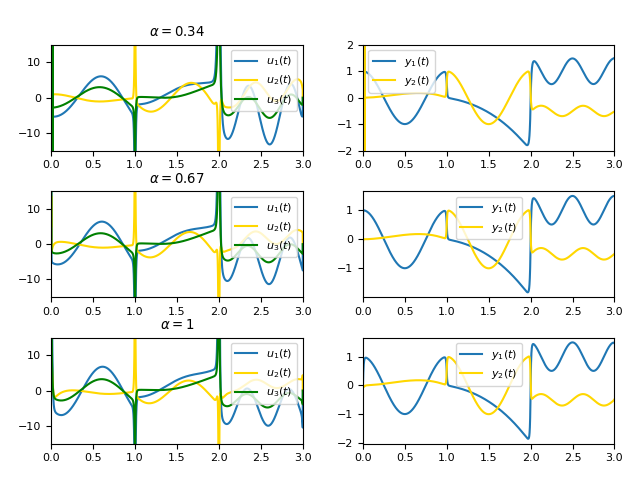

Python code for this plot:
import numpy as np
from numpy.ma import sin, cos
import matplotlib.pyplot as plt
from sys import argv

def z1(t):
	return np.piecewise(t, [0 <= t < 1, 1 <= t < 2, 2 <= t <= 3],
					[lambda t: cos(2 * np.pi * t),
					 lambda t: t ** 2 * (1 - t) / 2,
					 lambda t: cos(4 * np.pi * t) / 2 + 1])

def z2(t):
	return np.piecewise(t, [0 <= t < 1, 1 <= t < 2, 2 <= t <= 3],
					[lambda t: 1.2 * t ** 2 * (1 - t),
					 lambda t: cos(2 * np.pi * t),
					 lambda t: sin(4 * np.pi * t) / 5 - 0.5])

def z(t):
	return np.c_[[z1(t), z2(t)]]

# setting up the system
A = np.matrix('-9  4   4.5 -2;' \
			  '-3  0.4 0.7 -6;' \
			  ' 5  0.3 5    3;' \
			  ' 4 -2.5 2    3', dtype=np.longdouble)
B = np.matrix(' 1    1.5 0  ;' \
			  ' 0.3  2   0.4;' \
			  ' 0.3 -0.3 0  ;' \
			  '-0.3 -1   0.5', dtype=np.longdouble)
C = np.matrix(' 1 0 2  1;' \
			  '-1 1 0 -1', dtype=np.longdouble)
Q = 10 ** 4 * np.identity(2)
tf = 3
dt = 0.0005
t_dis = np.arange(0, tf + dt, dt)
Sf = np.zeros((4, 4))
vf = np.zeros((4, 1))

# these are the conformable derivatives we want
alphas = [0.34, 0.67, 1]

# set up plotting
plt.rcParams["font.size"] = 8
fig, axes = plt.subplots(len(alphas), 2)
fig.tight_layout(rect=(0, 0, 1, 0.95), pad=1.5)

# loop over rows of plot and alphas
for axis, alpha in zip(axes, alphas):
	# S is an empty array of matrices
	# with last element given by Sf
	S = np.empty((t_dis.size, 4, 4), dtype=np.longdouble)
	S[-1] = Sf

	# loop backward and do Euler's method to find S
	# this solves the Ricatti equation
	for i in range(t_dis.size - 1, 0, -1):
		dSdt = -(dt * (i + 1)) ** (alpha - 1) * (A.T @ S[i] + S[i] @ (A - B @ B.T @ S[i]) + C.T @ Q @ C)
		S[i - 1] = S[i] - dt * dSdt;

	# v is an output equation or something idk
	# it's needed to solve for stuff
	# in example 4.1, it was 0
	v = np.empty((t_dis.size, 4, 1), dtype=np.longdouble)
	v[-1] = vf

	for i in range(t_dis.size - 1, 0, -1):
		dvdt = -(dt * (i + 1)) ** (alpha - 1) * ((A - B @ B.T @ S[i]).T @ v[i] + C.T @ Q @ z(dt * (i + 1)))
		v[i - 1] = v[i] - dt * dvdt

	# x is an array of column vectors
	x = np.empty((t_dis.size, 4, 1), dtype=np.longdouble)
	x[0] = np.c_[[-0.25, -0.5, 0.25, -0.3]]
	# u is an array of real #s
	u = np.empty((t_dis.size, 3, 1), dtype=np.longdouble)

	# loop forward and solve state space equation
	# this also uses Euler's method as far as I can tell
	for i in range(0, t_dis.size - 1):
		u[i] = -B.T @ S[i] @ x[i] + B.T @ v[i]
		x[i + 1] = x[i] + (dt * (i + 2)) ** (alpha - 1) * dt * (A @ x[i] + B @ u[i])
	u[-1] = -B.T @ S[-1] @ x[-1] + B.T @ v[-1]

	# plot u1 and u2 (1st column)
	axis[0].plot(t_dis, u[:,0], label='$u_1(t)$')
	axis[0].plot(t_dis, u[:,1], label='$u_2(t)$', color='gold')
	axis[0].plot(t_dis, u[:,2], label='$u_3(t)$', color='green')
	axis[0].set_title(f'$\\alpha = {alpha}$')
	axis[0].legend()
	axis[0].margins(x=0)

	# plot y1 and y2 (2nd column)
	y = C @ x
	axis[1].plot(t_dis, y[:,0], label='$y_1(t)$')
	axis[1].plot(t_dis, y[:,1], label='$y_2(t)$', color='gold')
	axis[1].legend()
	axis[1].margins(x=0)

# axes[0, 0].set_ylim(-10, 5.5)
axes[0, 0].set_ylim(-15, 15)
axes[0, 1].set_ylim(-2, 2)
axes[1, 0].set_ylim(-15, 15)
axes[2, 0].set_ylim(-15, 15)
# you can use -s to save the plot to a file
# generally you don't want to do this
if len(argv) == 2 and argv[1] == '-s':
	plt.savefig(argv[0][:-3] + '.png')
else:
	plt.show()
